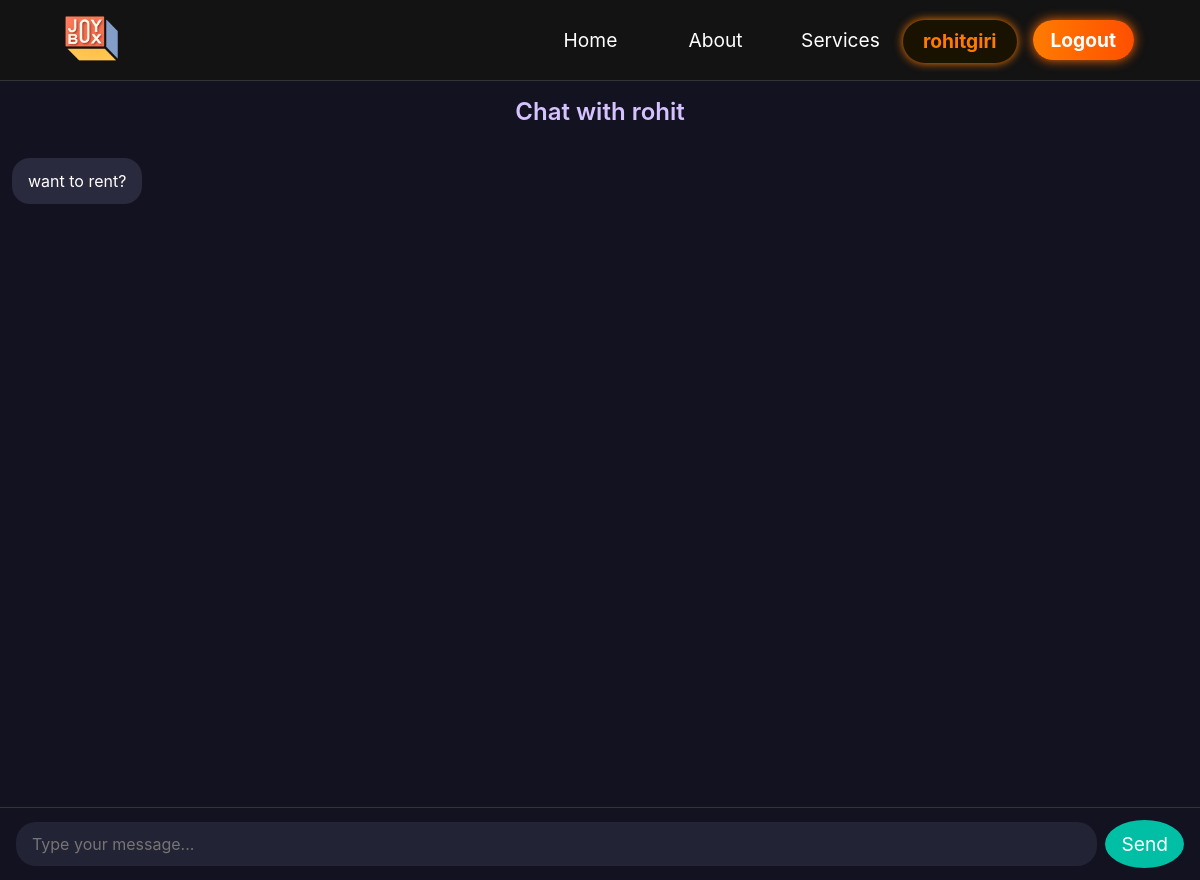
Before: /chat/rohit/ (signed in) with the older database file.
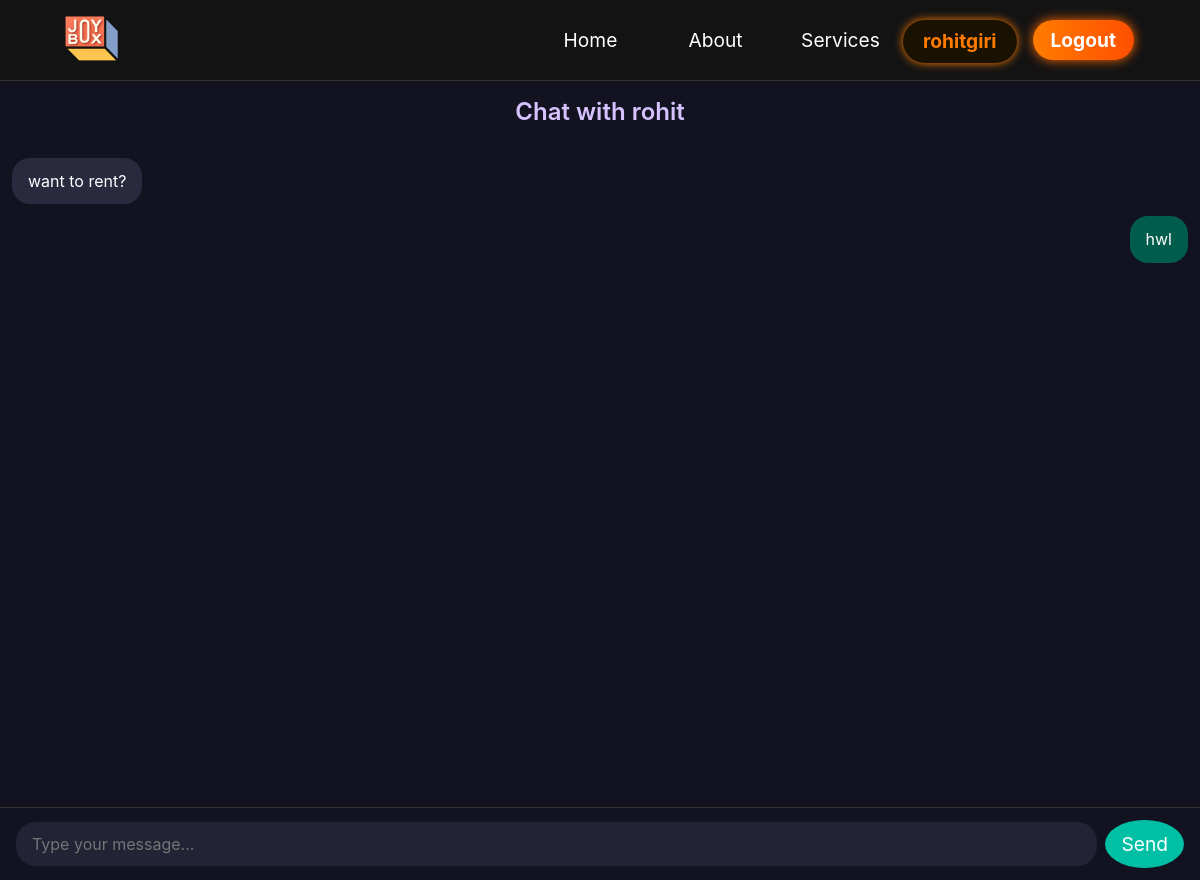
After: the same page with the newer database file.
### Homeapp/models.py (models this page shows, shortened)
class Message(models.Model):
    chat_room = models.ForeignKey(ChatRoom, on_delete=models.CASCADE, related_name='messages')
    sender = models.ForeignKey(User, on_delete=models.CASCADE)
    content = models.TextField()
    timestamp = models.DateTimeField(auto_now_add=True)
    is_read = models.BooleanField(default=False)
    class Meta:
        ordering = ['timestamp']

### Homeapp/views.py (the view)
# urls.py: path('chat/<str:username>/', views.chat_with_user, name='chat_with_user'),
@login_required
def chat_with_user(request, username):
    other_user = get_object_or_404(User, username=username)
    if other_user == request.user:
        return redirect('home')  # Prevent chatting with yourself
    room = ChatRoom.objects.filter(user1=request.user, user2=other_user).first()
    if not room:
        room = ChatRoom.objects.filter(user1=other_user, user2=request.user).first()
    if not room:
        room = ChatRoom.objects.create(user1=request.user, user2=other_user)
    messages = room.messages.all()
    return render(request, 'chat/chat.html', {
        'room': room,
        'messages': messages,
        'other_user': other_user
    })

### Homeapp/templates/chat/chat.html (shortened to what this page needs)
{% extends "base.html" %}
{% block content %}
<head>
</head>
<div class="chat-wrapper">
  <div class="chat-header">Chat with {{ other_user.username }}</div>
  <div id="chat-log" class="chat-box">
    {% for msg in messages %}
      <div class="message {% if msg.sender == request.user %}me{% else %}other{% endif %}">
        <div class="bubble">{{ msg.content }}</div>
      </div>
    {% endfor %}
    <div style="height: 300px;"></div>
  </div>
  <form id="chat-form" class="chat-input">
    <input type="text" id="chat-message-input" autocomplete="off" placeholder="Type your message..." />
    <button type="submit">Send</button>
  </form>
</div>
{% endblock %}

### Homeapp/templates/base.html (shortened to what this page needs)
{% load static %}
<!DOCTYPE html>
<html lang="en">
  <head>
    <link rel="stylesheet" href="{% static 'css/home.css' %}" />
    <link
      rel="stylesheet"
      href="https://use.fontawesome.com/releases/v5.14.0/css/all.css"
    />
  </head>
  <body>
    <nav class="navbar">
      <div class="navbar__container">
        <img src="{% static 'images/JoyBox.png' %}" alt="JoyBox">
        <ul class="navbar__menu">
          <li class="navbar__item"><a href="{% url 'home' %}" class="navbar__links" id="home-page">Home</a></li>
          <li class="navbar__item"><a href="{%url 'home'%}#about" class="navbar__links" id="about-page">About</a></li>
          <li class="navbar__item"><a href="{%url 'home'%}#services" class="navbar__links" id="services-page">Services</a></li>
          {% if user.is_authenticated %}
          <li class="navbar__item"><a href="{% url 'dashboard' %}" class="username-button">{{ user.username }}</a></li>
          <li class="navbar__btn"><a href="{% url 'logout' %}" class="button">Logout</a></li>
          {% else %}
          <li class="navbar__btn"><a href="{% url 'loginpage' %}" class="button" id="signup">Sign In</a></li>
          {% endif %}
        </ul>
      </div>
    </nav>
    {% block content %}{% endblock %}
  </body>
</html>

### Homeapp/static/css/home.css (style rules this page uses)
* { box-sizing: border-box; margin: 0; padding: 0; font-family: 'Kumbh Sans', -apple-system, BlinkMacSystemFont, 'Segoe UI', sans-serif; scroll-behavior: smooth; }
.navbar { background: #131313; height: 80px; display: flex; justify-content: center; align-items: center; font-size: 1.2rem; position: sticky; top: 0; z-index: 999; }
.navbar__container { display: flex; justify-content: space-between; height: 80px; z-index: 1; width: 100%; max-width: 1300px; margin: 0 auto; padding: 0 50px; }
.navbar__menu { display: flex; align-items: center; list-style: none; }
.navbar__item { height: 80px; }
.navbar__links { color: #fff; display: flex; align-items: center; justify-content: center; width: 125px; text-decoration: none; height: 100%; transition: all 0.3s ease-in-out; }
.navbar__btn { display: flex; justify-content: center; align-items: center; padding: 0 1rem; width: 100%; }
.button { display: flex; justify-content: center; align-items: center; text-decoration: none; padding: 10px 20px; height: 100%; width: 100%; border: none; outline: none; border-radius: 4px; background: #833ab4; background: -webkit-linear-gradient(to right, #fcb045, #fd1d1d, #833ab4); background: linear-gradient(to right, #fcb045, #fd1d1d, #833ab4); color: #fff; transition: all 0.3s ease-in-out; }

### Homeapp/templates/base.html (style rules this page uses)
html { background-color: #000000; }
.navbar__item .username-button { display: inline-block; margin-top: 20px; margin-bottom: 6px; line-height: 1; background-color: #1a1200; padding: 10px 18px; border-radius: 25px; font-weight: bold; color: #ff7b00; text-decoration: none; box-shadow: 0 0 10px #ff7b00; transition: all 0.3s ease; border: 2px solid transparent; }
.navbar__btn .button { background: linear-gradient(to right, #ff7b00, #ff4f00); padding: 8px 18px; border-radius: 25px; font-weight: bold; color: #fff; text-decoration: none; border: none; box-shadow: 0 0 12px #ff6a00; transition: all 0.3s ease; display: inline-block; }

### Homeapp/templates/chat/chat.html (style rules this page uses)
html, body { height: 100%; width: 100%; margin: 0; padding: 0; overflow: hidden; font-family: 'Segoe UI', sans-serif; background-color: #1e1e2f; }
.chat-wrapper { display: flex; flex-direction: column; height: 100vh; width: 100vw; overflow: hidden; }
.chat-header { font-size: 1.5rem; font-weight: 600; text-align: center; color: #d6c2ff; padding: 1rem; background-color: #121221; border-top: 1px solid #333; flex-shrink: 0; position: sticky; top: 0; z-index: 10; }
.chat-box { flex: 1; overflow-y: auto; padding: 1rem 0.75rem 160px; margin-bottom: 0; background-color: #121221; display: flex; flex-direction: column; gap: 0.75rem; scroll-behavior: smooth; -webkit-overflow-scrolling: touch; }
.message { display: flex; flex-direction: column; }
.message.me { align-items: flex-end; }
.message.other { align-items: flex-start; }
.message .bubble { padding: 0.75rem 1rem; border-radius: 18px; max-width: 90%; font-size: 1rem; line-height: 1.4; background-color: #2a2a3f; }
.message.me .bubble { background-color: #005c4b; color: #fff; align-self: flex-end; }
.message.other .bubble { background-color: #2a2a3f; color: #fff; align-self: flex-start; }
.chat-input { padding: 0.75rem 1rem; background-color: #121221; border-top: 1px solid #333; position: fixed; bottom: 0; left: 0; width: 100%; z-index: 10; box-sizing: border-box; display: flex; align-items: center; gap: 0.5rem; }
.chat-input input { flex: 1; padding: 0.75rem 1rem; border-radius: 20px; border: none; font-size: 1rem; background-color: #232336; color: #fff; }
.chat-input button { padding: 0.75rem 1rem; border-radius: 50%; background-color: #00bfa5; color: white; font-size: 1.2rem; border: none; cursor: pointer; display: flex; align-items: center; justify-content: center; }

Changed rows visible on the page:
added Message: content "hwl"
